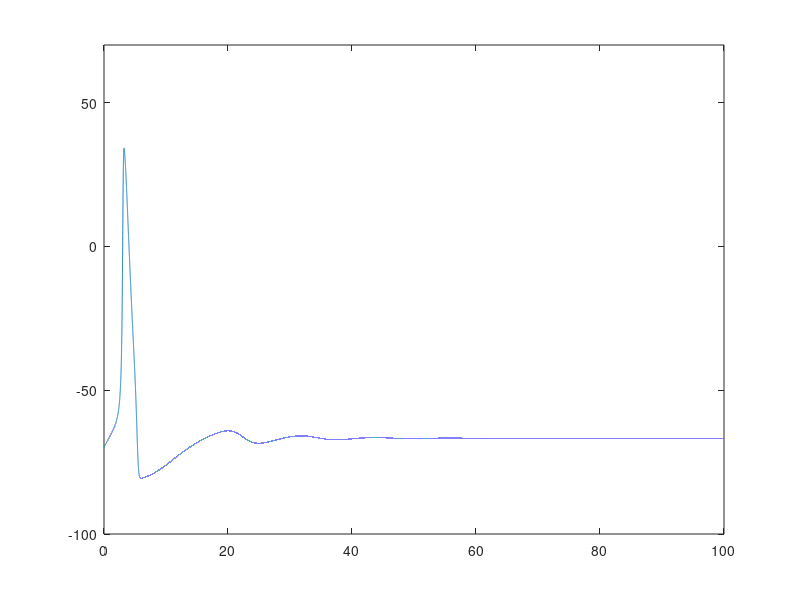
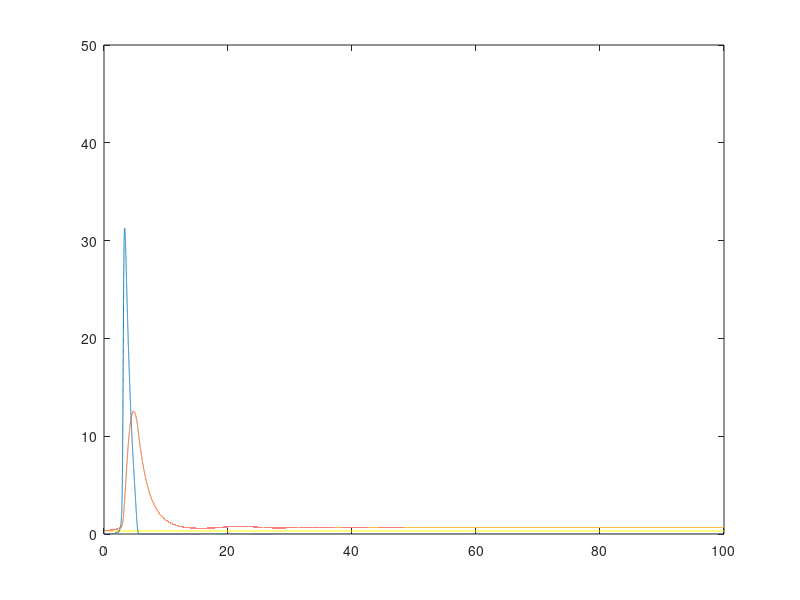

These charts were generated, in order, by the following MATLAB code:
%%%Define Time

steps = 0.001 ;
time = 0:steps:100; %Total Simulation time: 100ms

%%%Constants

g_K_max = 36; %mS/cm^2
g_Na_max = 120; %mS/cm^2
g_L_max = 0.3; %mS/cm^2

E_K = -12; %mV
E_Na = 115; %mV
E_L = 10.6; %mV

V_rest = 0; %mV
C_m = 1; %uf/cm^2

%%%Initial Condition

%Calculate initial conditions based on V_rest
a_m = 0.1*((25-V_rest)/(exp((25-V_rest)/10) - 1));
B_m = 4*exp(-V_rest/18);
a_n = .01 * ((10-V_rest)/(exp((10-V_rest)/10)-1));
B_n = .125*exp(-V_rest/80);
a_h = .07*exp(-V_rest/20);
B_h = 1/(exp((30-V_rest)/10) + 1);

m_0 = a_m/(a_m+B_m);
n_0 = a_n/(a_n+B_n);
h_0 = a_h/(a_h+B_h);

%Create membrane potential vector and initialize first element to 0
V_m = zeros(size(time));
V_m(1) = 0;

%Calculate required values for the first iteration
m = m_0;
n = n_0;
h = h_0;

I_Na = m^3*g_Na_max*h*(V_m(1)-E_Na); 
I_K = n^4*g_K_max*(V_m(1)-E_K);
I_L = g_L_max*(V_m(1)-E_L);
I_ion = -I_Na - I_K - I_L;
    
g_Na_vec = zeros(size(time));
g_K_vec = zeros(size(time));
g_L_vec = zeros(size(time));

g_Na = m^3*h*g_Na_max;
g_K = n^4*g_K_max;
g_L = g_L_max;

g_Na_vec(1) = g_Na;
g_K_vec(1) = g_K;
g_L_vec(1) = g_L;

%%%Iterate + Eulers

%Start at second iteration since first iteration is already calculated
%based on initial conditions
for i = 2:length(time)

    %Eulers on membrane potential
    V_m(i) = V_m(i-1) + (steps*(I_ion / C_m));
    
    %Calculate Current
    I_Na = m^3*g_Na_max*h*(V_m(i)-E_Na); 
    I_K = n^4*g_K_max*(V_m(i)-E_K);
    I_L = g_L_max*(V_m(i)-E_L);
    I_ion = 5-I_Na - I_K - I_L;
  
    a_m = 0.1*((25-V_m(i))/(exp((25-V_m(i))/10) - 1));
    B_m = 4*exp(-V_m(i)/18);
    a_n = .01 * ((10-V_m(i))/(exp((10-V_m(i))/10)-1));
    B_n = .125*exp(-V_m(i)/80);
    a_h = .07*exp(-V_m(i)/20);
    B_h = 1/(exp((30-V_m(i))/10) + 1);
    
    %Eulers on m,n,h variables
    m = m + (steps*(a_m*(1-m)-B_m*m));
    n = n + (steps*(a_n*(1-n)-B_n*n));
    h = h + (steps*(a_h*(1-h)-B_h*h));
    
    %Update conductances
    g_Na = m^3*h*g_Na_max;
    g_K = n^4*g_K_max;
    g_L = g_L_max;
    
    g_Na_vec(i) = g_Na;
    g_K_vec(i) = g_K;
    g_L_vec(i) = g_L;
end

%%%Plot

%Compensate for -70 mV since V_rest initialized as 0
V_m = V_m - 70;

figure
plot(time,V_m)
ylim([-100, 70]);

figure
plot(time, g_Na_vec, time, g_K_vec, time, g_L_vec) 
axis([0, 100, 0, 50]);
